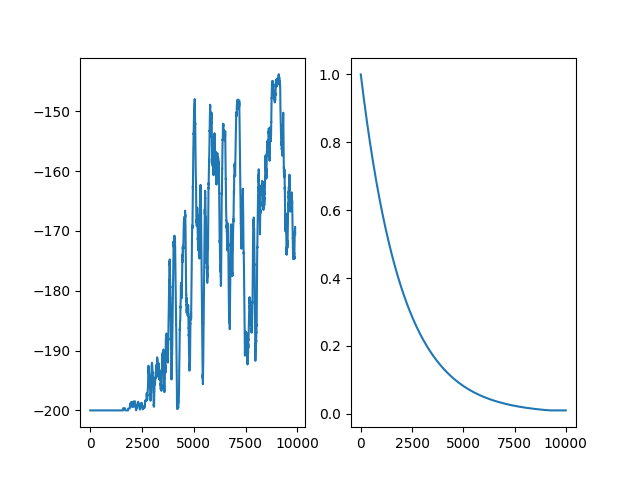

Here is the Python script that generated this plot:
import gymnasium as gym
import numpy as np
import os
import pickle
import matplotlib.pyplot as plt

current_dir = os.path.dirname(os.path.abspath(__file__))


def train(num_episodes):
    env = gym.make("MountainCar-v0")

    pos_space = np.linspace(
        env.observation_space.low[0], env.observation_space.high[0], 20
    )
    vel_space = np.linspace(
        env.observation_space.low[1], env.observation_space.high[1], 20
    )

    q_table = np.zeros((len(pos_space), len(vel_space), env.action_space.n))

    learning_rate = 0.1
    discount_factor = 0.9
    epsilon = 1.0
    epsilon_decay = 0.9995
    min_epsilon = 0.01

    def choose_action(pos, vel):
        if np.random.random() < epsilon:
            return env.action_space.sample()
        else:
            return np.argmax(q_table[pos, vel, :])

    reward_history = []
    epsilon_history = []

    for episode in range(num_episodes):
        if episode % 1000 == 0:
            print(f"On episode {episode}")
        state = env.reset()[0]
        pos = np.digitize(state[0], pos_space)
        vel = np.digitize(state[1], vel_space)
        terminated = False
        truncated = False
        reward_sum = 0
        while not terminated and not truncated:
            action = choose_action(pos, vel)
            new_state, new_reward, terminated, truncated, _ = env.step(action)
            new_pos = np.digitize(new_state[0], pos_space)
            new_vel = np.digitize(new_state[1], vel_space)
            old_reward = q_table[pos, vel, action]
            new_max = np.max(q_table[new_pos, new_vel, :])
            q_table[pos, vel, action] = (
                1 - learning_rate
            ) * old_reward + learning_rate * (new_reward + discount_factor * new_max)
            reward_sum += new_reward
            pos = new_pos
            vel = new_vel

        reward_history.append(reward_sum)
        epsilon_history.append(epsilon)

        epsilon = max(min_epsilon, epsilon * epsilon_decay)

    env.close()

    sum_rewards = np.zeros(num_episodes - 100)
    for t in range(num_episodes - 100):
        sum_rewards[t] = np.sum(reward_history[t : t + 100]) / 100

    plt.subplot(121)
    plt.plot(sum_rewards)

    plt.subplot(122)
    plt.plot(epsilon_history)

    plt.savefig(os.path.join(current_dir, "mountain_car_q.png"))

    with open(os.path.join(current_dir, "mountain_car_q.pkl"), "wb") as f:
        pickle.dump(q_table, f)


def test(num_episodes):
    env = gym.make("MountainCar-v0", render_mode="human")

    pos_space = np.linspace(
        env.observation_space.low[0], env.observation_space.high[0], 20
    )
    vel_space = np.linspace(
        env.observation_space.low[1], env.observation_space.high[1], 20
    )

    with open(os.path.join(current_dir, "mountain_car_q.pkl"), "rb") as f:
        q_table = pickle.load(f)

    def choose_action(pos, vel):
        return np.argmax(q_table[pos, vel, :])

    for episode in range(num_episodes):
        state = env.reset()[0]
        pos = np.digitize(state[0], pos_space)
        vel = np.digitize(state[1], vel_space)

        terminated = False
        truncated = False

        while not terminated and not truncated:
            action = choose_action(pos, vel)
            new_state, reward, terminated, truncated, _ = env.step(action)
            pos = np.digitize(new_state[0], pos_space)
            vel = np.digitize(new_state[1], vel_space)

    env.close()


train(10000)
test(10)
